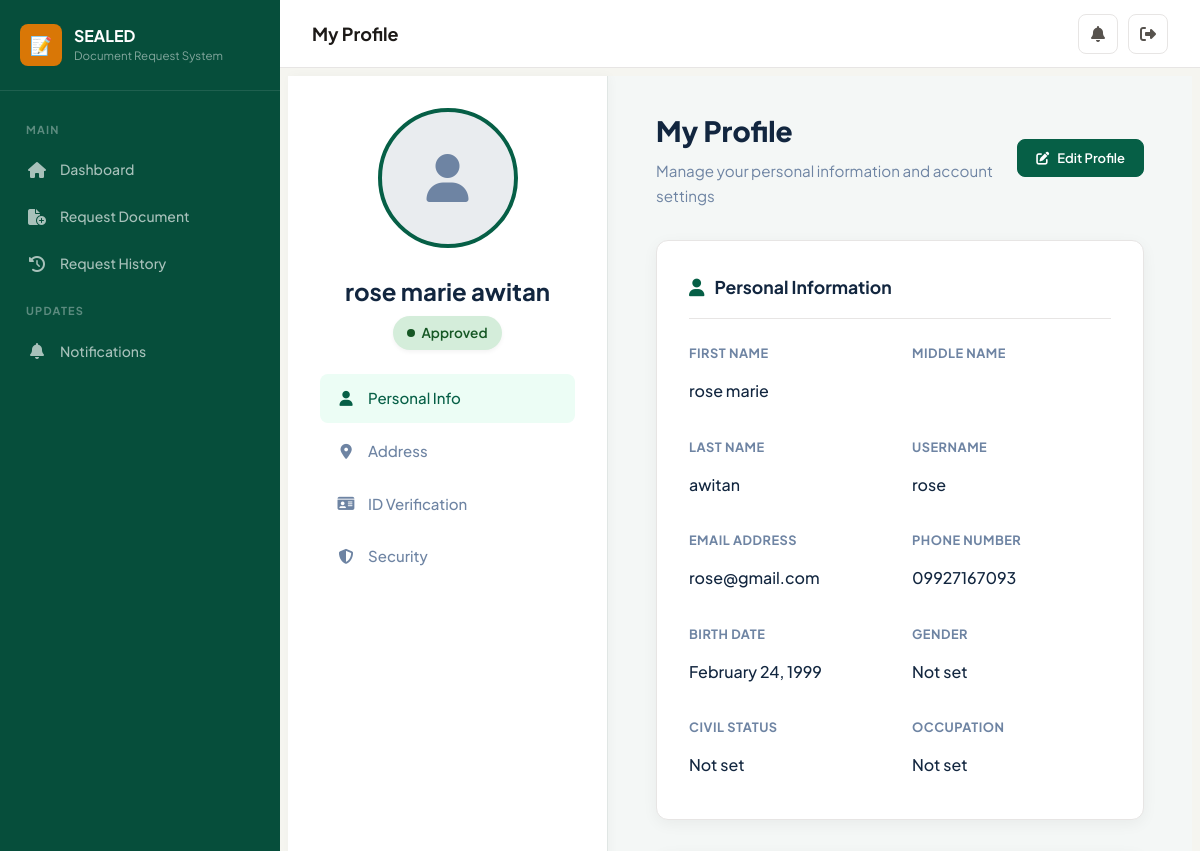
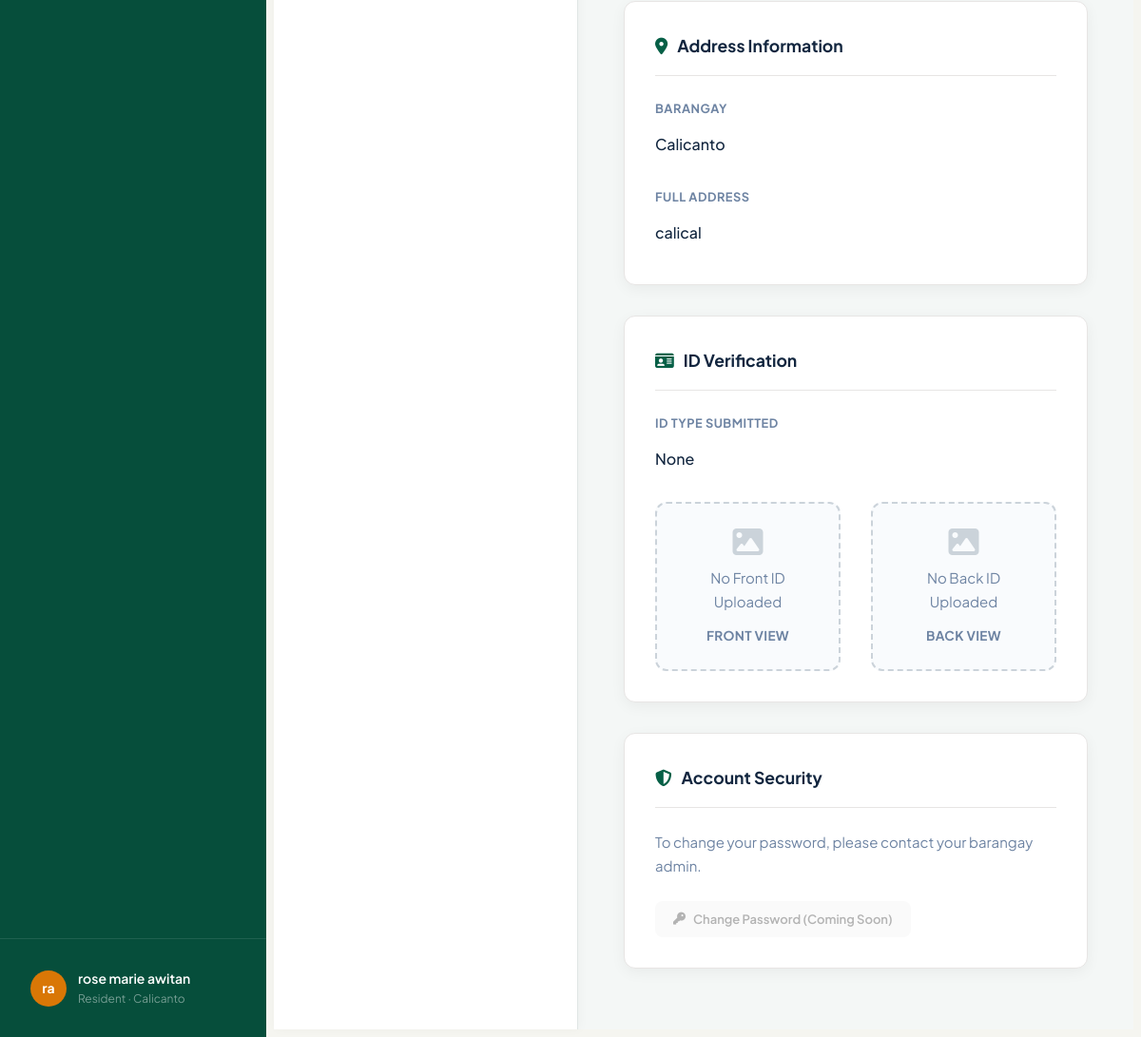
Page /resident/profile/ (signed in) on the committed database (2 pictures, top to bottom).
### brgy/models.py (models this page shows, shortened)
class CustomUser(AbstractUser):
    class Role(models.TextChoices):
        RESIDENT = 'resident', 'Resident'
        STAFF = 'staff', 'Staff'
        ADMIN = 'admin', 'Administrator'
    class VerificationStatus(models.TextChoices):
        PENDING = 'pending', 'Pending'
        APPROVED = 'approved', 'Approved'
        REJECTED = 'rejected', 'Rejected'
    id = models.UUIDField(primary_key=True, default=uuid.uuid4, editable=False)
    role = models.CharField(max_length=20, choices=Role.choices, default=Role.RESIDENT)
    barangay = models.ForeignKey(
        Barangay, on_delete=models.SET_NULL, null=True, blank=True, related_name='users'
    )
    verification_status = models.CharField(
        max_length=20, choices=VerificationStatus.choices, default=VerificationStatus.PENDING
    )
    phone_number = models.CharField(max_length=20, blank=True)
    address = models.TextField(blank=True)
    birth_date = models.DateField(null=True, blank=True)
    gender = models.CharField(max_length=10, blank=True)
    middle_name = models.CharField(max_length=150, blank=True)
    civil_status = models.CharField(max_length=20, blank=True, default='')
    occupation = models.CharField(max_length=100, blank=True, default='')
    id_type = models.CharField(max_length=50, blank=True, default='')
    id_front = models.ImageField(upload_to='resident_ids/', blank=True, null=True)
    id_back = models.ImageField(upload_to='resident_ids/', blank=True, null=True)
    profile_picture = models.ImageField(upload_to='profile_pictures/', blank=True, null=True)
    rejection_reason = models.TextField(blank=True, default='')
    class Meta:
        ordering = ['-date_joined']
    @property
    def display_name(self):
        return self.get_full_name() or self.username

class Barangay(models.Model):
    id = models.UUIDField(primary_key=True, default=uuid.uuid4, editable=False)
    name = models.CharField(max_length=200)
    address = models.TextField()
    contact_number = models.CharField(max_length=20, blank=True)
    email = models.EmailField(blank=True)
    chairman_name = models.CharField(max_length=200, blank=True)
    officials = models.JSONField(default=dict, blank=True)
    is_active = models.BooleanField(default=True)
    created_at = models.DateTimeField(auto_now_add=True)
    updated_at = models.DateTimeField(auto_now=True)
    class Meta:
        ordering = ['name']

### brgy/views.py (the view, shortened to what this page needs)
# urls.py: path('resident/profile/', views.resident_profile, name='profile'), # <-- ADDED HERE
@login_required
@role_required('resident')
def resident_profile(request):
    user = request.user
    return render(request, 'brgy/resident/profile.html')

### brgy/templates/brgy/resident/profile.html (shortened to what this page needs)
{% extends 'brgy/base.html' %}
{% load static %}
{% block extra_css %}
<link rel="stylesheet" href="{% static 'css/profile.css' %}">
{% endblock %}
{% block page_title %}My Profile{% endblock %}
{% block content %}
<div class="profile-page">
    <div class="profile-sidebar">
        <div class="profile-avatar-wrapper">
            {% if user.profile_picture %}
                <img src="{{ user.profile_picture.url }}" alt="Profile Picture" class="profile-avatar">
            {% else %}
                <div class="profile-avatar" style="display: flex; align-items: center; justify-content: center; font-size: 3rem; color: #6e84a3; background-color: #e9ecef;">
                    <i class="fa-solid fa-user"></i>
                </div>
            {% endif %}
        </div>
        <h2 class="profile-name">{{ user.get_full_name }}</h2>
        <div class="profile-status status-{{ user.verification_status|default:'pending' }}">
            <span class="status-dot"></span>
            {{ user.get_verification_status_display|default:"Pending Verification" }}
        </div>
        <ul class="sidebar-menu">
            <li><a href="#personal-info" class="active"><i class="fa-solid fa-user"></i> Personal Info</a></li>
            <li><a href="#address-info"><i class="fa-solid fa-location-dot"></i> Address</a></li>
            <li><a href="#id-verification"><i class="fa-solid fa-id-card"></i> ID Verification</a></li>
            <li><a href="#security-settings"><i class="fa-solid fa-shield-halved"></i> Security</a></li>
        </ul>
    </div>
    <div class="profile-main">
        <div class="profile-header">
            <div>
                <h1>My Profile</h1>
                <p>Manage your personal information and account settings</p>
            </div>
            <button class="btn btn-primary" id="editProfileBtn" onclick="toggleEditMode()">
                <i class="fa-solid fa-pen-to-square"></i> Edit Profile
            </button>
        </div>
        <form method="post" action="{% url 'profile' %}" id="profileForm" enctype="multipart/form-data">
            <div class="profile-card" id="personal-info">
                <div class="profile-card-title">
                    <i class="fa-solid fa-user"></i> Personal Information
                </div>
                <div class="info-grid">
                    <div class="info-item">
                        <span class="info-label">First Name</span>
                        <span class="info-value view-mode">{{ user.first_name }}</span>
                    </div>
                    <div class="info-item">
                        <span class="info-label">Middle Name</span>
                        <span class="info-value view-mode">{{ user.middle_name }}</span>
                    </div>
                    <div class="info-item">
                        <span class="info-label">Last Name</span>
                        <span class="info-value view-mode">{{ user.last_name }}</span>
                    </div>
                    <div class="info-item">
                        <span class="info-label">Username</span>
                        <span class="info-value view-mode">{{ user.username }}</span>
                    </div>
                    <div class="info-item">
                        <span class="info-label">Email Address</span>
                        <span class="info-value view-mode">{{ user.email }}</span>
                    </div>
                    <div class="info-item">
                        <span class="info-label">Phone Number</span>
                        <span class="info-value view-mode">{{ user.phone_number|default:"Not set" }}</span>
                    </div>
                    <div class="info-item">
                        <span class="info-label">Birth Date</span>
                        <span class="info-value view-mode">{{ user.birth_date|date:"F d, Y"|default:"Not set" }}</span>
                    </div>
                    <div class="info-item">
                        <span class="info-label">Gender</span>
                        <span class="info-value view-mode">{{ user.get_gender_display|default:"Not set" }}</span>
                    </div>
                    <div class="info-item">
                        <span class="info-label">Civil Status</span>
                        <span class="info-value view-mode">{{ user.get_civil_status_display|default:"Not set" }}</span>
                    </div>
                    <div class="info-item">
                        <span class="info-label">Occupation</span>
                        <span class="info-value view-mode">{{ user.occupation|default:"Not set" }}</span>
                    </div>
                </div>
            </div>
            <div class="profile-card" id="address-info">
                <div class="profile-card-title">
                    <i class="fa-solid fa-location-dot"></i> Address Information
                </div>
                <div class="info-grid">
                    <div class="info-item" style="grid-column: span 2;">
                        <span class="info-label">Barangay</span>
                        <span class="info-value view-mode">{{ user.barangay.name|default:"Not assigned" }}</span>
                    </div>
                    <div class="info-item" style="grid-column: span 2;">
                        <span class="info-label">Full Address</span>
                        <span class="info-value view-mode">{{ user.address|default:"Not set" }}</span>
                    </div>
                </div>
            </div>
            <div class="profile-card" id="id-verification">
                <div class="profile-card-title">
                    <i class="fa-solid fa-id-card"></i> ID Verification
                </div>
                <div class="info-item" style="margin-bottom: 1.5rem; max-width: 300px;">
                    <span class="info-label">ID Type Submitted</span>
                    <span class="info-value view-mode">{{ user.get_id_type_display|default:"None" }}</span>
                </div>
                <div class="id-preview-container">
                    <div class="id-preview-box">
                        {% if user.id_front %}
                            <img src="{{ user.id_front.url }}" alt="ID Front">
                        {% else %}
                            <i class="fa-solid fa-image" style="font-size: 2rem; color: #cbd3da; margin-bottom: 10px;"></i>
                            <p style="color: #6e84a3; margin:0;">No Front ID Uploaded</p>
                        {% endif %}
                        <div class="id-preview-label">Front View</div>
                    </div>
                    <div class="id-preview-box">
                        {% if user.id_back %}
                            <img src="{{ user.id_back.url }}" alt="ID Back">
                        {% else %}
                            <i class="fa-solid fa-image" style="font-size: 2rem; color: #cbd3da; margin-bottom: 10px;"></i>
                            <p style="color: #6e84a3; margin:0;">No Back ID Uploaded</p>
                        {% endif %}
                        <div class="id-preview-label">Back View</div>
                    </div>
                </div>
            </div>
            <div class="profile-card" id="security-settings">
                <div class="profile-card-title">
                    <i class="fa-solid fa-shield-halved"></i> Account Security
                </div>
                <p style="color: #6e84a3; margin-bottom: 1.5rem;">To change your password, please contact your barangay admin.</p>
                <button type="button" class="btn btn-secondary" disabled>
                    <i class="fa-solid fa-key"></i> Change Password (Coming Soon)
                </button>
            </div>
        </form>
    </div>
</div>
{% endblock %}

### brgy/templates/brgy/base.html (shortened to what this page needs)
{% load static %}
<!DOCTYPE html>
<html lang="en">
<head>
    <link rel="stylesheet" href="https://cdnjs.cloudflare.com/ajax/libs/font-awesome/6.5.1/css/all.min.css">
    <link rel="stylesheet" href="{% static 'css/style.css' %}">
    {% block extra_css %}{% endblock %}
</head>
<body>
    <div class="app-layout">
        <aside class="sidebar" id="sidebar">
            <div class="sidebar-header">
                <div class="sidebar-logo">
                    <div class="sidebar-logo-icon">📝</div>
                    <div class="sidebar-logo-text">
                        SEALED
                        <small>Document Request System</small>
                    </div>
                </div>
            </div>
            <nav class="sidebar-nav">
                {% if user.role == 'resident' %}
                <div class="sidebar-section-label">Main</div>
                <a href="{% url 'resident_dashboard' %}" class="sidebar-item {% block nav_res_dashboard %}{% endblock %}">
                    <i class="fa-solid fa-house"></i> Dashboard
                </a>
                <a href="{% url 'request_document' %}" class="sidebar-item {% block nav_res_request %}{% endblock %}">
                    <i class="fa-solid fa-file-circle-plus"></i> Request Document
                </a>
                <a href="{% url 'request_history' %}" class="sidebar-item {% block nav_res_history %}{% endblock %}">
                    <i class="fa-solid fa-clock-rotate-left"></i> Request History
                </a>
                <div class="sidebar-section-label">Updates</div>
                <a href="{% url 'notifications' %}" class="sidebar-item {% block nav_res_notifications %}{% endblock %}">
                    <i class="fa-solid fa-bell"></i> Notifications
                </a>
                {% endif %}
            </nav>
            <div class="sidebar-footer">
                <a href="{% url 'profile' %}" class="sidebar-user">
                    <div class="sidebar-avatar">{{ user.first_name.0 }}{{ user.last_name.0 }}</div>
                    <div class="sidebar-user-info">
                        <div class="sidebar-user-name">{{ user.display_name }}</div>
                        <div class="sidebar-user-role">{{ user.get_role_display }}{% if user.barangay %} &middot; {{ user.barangay.name }}{% endif %}</div>
                    </div>
                </a>
            </div>
        </aside>
        <main class="main-content">
            <header class="topbar">
                <div class="topbar-left">
                    <h1 class="topbar-title">{% block page_title %}Dashboard{% endblock %}</h1>
                </div>
                <div class="topbar-right">
                    <div style="position:relative">
                        <button class="topbar-btn" id="notifBtn" aria-label="Notifications">
                            <i class="fa-solid fa-bell"></i>
                        </button>
                    </div>
                    <a href="{% url 'logout' %}" class="topbar-btn" title="Logout" data-confirm="Are you sure you want to logout?">
                        <i class="fa-solid fa-right-from-bracket"></i>
                    </a>
                </div>
            </header>
            <div class="page-content">
                {% block content %}{% endblock %}
            </div>
        </main>
    </div>
</body>
</html>

### rows in the picture
CustomUser: first_name.0 "r", last_name.0 "a", display_name "rose marie awitan", role "Resident", barangay.name "Calicanto", get_full_name "rose marie awitan", verification_status "Approved", first_name "rose marie", last_name "awitan", username "rose", email "rose@gmail.com", phone_number "09927167093", birth_date "February 24, 1999", occupation "Not set", address "calical"

### other values in the picture
{{ user.get_gender_display|default:"Not set" }} "Not set"
{{ user.get_civil_status_display|default:"Not set" }} "Not set"
{{ user.get_id_type_display|default:"None" }} "None"
